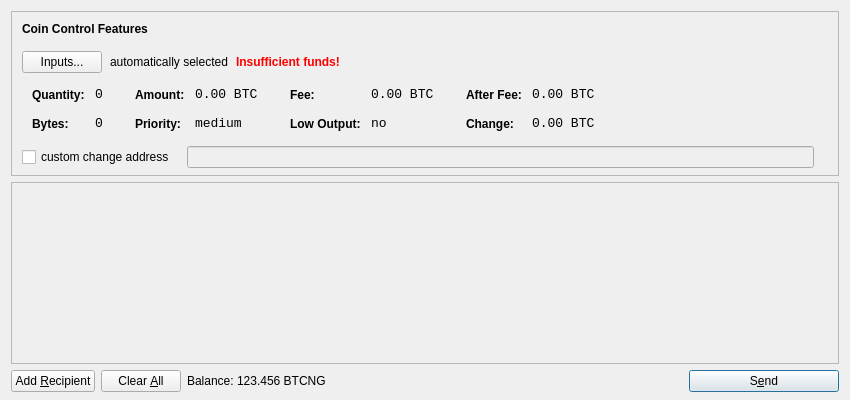
<?xml version="1.0" encoding="UTF-8"?>
<ui version="4.0">
 <class>SendCoinsDialog</class>
 <widget class="QDialog" name="SendCoinsDialog">
  <property name="geometry">
   <rect>
    <x>0</x>
    <y>0</y>
    <width>850</width>
    <height>400</height>
   </rect>
  </property>
  <property name="windowTitle">
   <string>Send Coins</string>
  </property>
  <layout class="QVBoxLayout" name="verticalLayout" stretch="0,1,0">
   <property name="bottomMargin">
    <number>8</number>
   </property>
   <item>
    <widget class="QFrame" name="frameCoinControl">
     <property name="sizePolicy">
      <sizepolicy hsizetype="Expanding" vsizetype="Expanding">
       <horstretch>0</horstretch>
       <verstretch>0</verstretch>
      </sizepolicy>
     </property>
     <property name="maximumSize">
      <size>
       <width>16777215</width>
       <height>16777215</height>
      </size>
     </property>
     <property name="frameShape">
      <enum>QFrame::StyledPanel</enum>
     </property>
     <property name="frameShadow">
      <enum>QFrame::Sunken</enum>
     </property>
     <layout class="QVBoxLayout" name="verticalLayoutCoinControl2">
      <property name="spacing">
       <number>-1</number>
      </property>
      <property name="leftMargin">
       <number>0</number>
      </property>
      <property name="topMargin">
       <number>0</number>
      </property>
      <property name="rightMargin">
       <number>0</number>
      </property>
      <property name="bottomMargin">
       <number>6</number>
      </property>
      <item>
       <layout class="QVBoxLayout" name="verticalLayoutCoinControl" stretch="0,0,0,0,1">
        <property name="spacing">
         <number>0</number>
        </property>
        <property name="leftMargin">
         <number>10</number>
        </property>
        <property name="topMargin">
         <number>10</number>
        </property>
        <item>
         <layout class="QHBoxLayout" name="horizontalLayoutCoinControl1">
          <property name="bottomMargin">
           <number>15</number>
          </property>
          <item>
           <widget class="QLabel" name="labelCoinControlFeatures">
            <property name="sizePolicy">
             <sizepolicy hsizetype="Preferred" vsizetype="Maximum">
              <horstretch>0</horstretch>
              <verstretch>0</verstretch>
             </sizepolicy>
            </property>
            <property name="font">
             <font>
              <weight>75</weight>
              <bold>true</bold>
             </font>
            </property>
            <property name="styleSheet">
             <string notr="true">font-weight:bold;</string>
            </property>
            <property name="text">
             <string>Coin Control Features</string>
            </property>
           </widget>
          </item>
         </layout>
        </item>
        <item>
         <layout class="QHBoxLayout" name="horizontalLayoutCoinControl2" stretch="0,0,0,0">
          <property name="spacing">
           <number>8</number>
          </property>
          <property name="bottomMargin">
           <number>10</number>
          </property>
          <item>
           <widget class="QPushButton" name="pushButtonCoinControl">
            <property name="styleSheet">
             <string notr="true"/>
            </property>
            <property name="text">
             <string>Inputs...</string>
            </property>
           </widget>
          </item>
          <item>
           <widget class="QLabel" name="labelCoinControlAutomaticallySelected">
            <property name="text">
             <string>automatically selected</string>
            </property>
            <property name="margin">
             <number>5</number>
            </property>
           </widget>
          </item>
          <item>
           <widget class="QLabel" name="labelCoinControlInsuffFunds">
            <property name="font">
             <font>
              <weight>75</weight>
              <bold>true</bold>
             </font>
            </property>
            <property name="styleSheet">
             <string notr="true">color:red;font-weight:bold;</string>
            </property>
            <property name="text">
             <string>Insufficient funds!</string>
            </property>
            <property name="margin">
             <number>5</number>
            </property>
           </widget>
          </item>
          <item>
           <spacer name="horizontalSpacerCoinControl">
            <property name="orientation">
             <enum>Qt::Horizontal</enum>
            </property>
            <property name="sizeHint" stdset="0">
             <size>
              <width>40</width>
              <height>1</height>
             </size>
            </property>
           </spacer>
          </item>
         </layout>
        </item>
        <item>
         <widget class="QWidget" name="widgetCoinControl" native="true">
          <property name="sizePolicy">
           <sizepolicy hsizetype="Preferred" vsizetype="Preferred">
            <horstretch>0</horstretch>
            <verstretch>0</verstretch>
           </sizepolicy>
          </property>
          <property name="minimumSize">
           <size>
            <width>0</width>
            <height>0</height>
           </size>
          </property>
          <property name="styleSheet">
           <string notr="true"/>
          </property>
          <layout class="QHBoxLayout" name="horizontalLayoutCoinControl5">
           <property name="margin">
            <number>0</number>
           </property>
           <item>
            <layout class="QHBoxLayout" name="horizontalLayoutCoinControl3" stretch="0,0,0,1">
             <property name="spacing">
              <number>20</number>
             </property>
             <property name="topMargin">
              <number>0</number>
             </property>
             <property name="bottomMargin">
              <number>10</number>
             </property>
             <item>
              <layout class="QFormLayout" name="formLayoutCoinControl1">
               <property name="horizontalSpacing">
                <number>10</number>
               </property>
               <property name="verticalSpacing">
                <number>14</number>
               </property>
               <property name="leftMargin">
                <number>10</number>
               </property>
               <property name="topMargin">
                <number>4</number>
               </property>
               <property name="rightMargin">
                <number>6</number>
               </property>
               <item row="0" column="0">
                <widget class="QLabel" name="labelCoinControlQuantityText">
                 <property name="styleSheet">
                  <string notr="true">font-weight:bold;</string>
                 </property>
                 <property name="text">
                  <string>Quantity:</string>
                 </property>
                 <property name="margin">
                  <number>0</number>
                 </property>
                </widget>
               </item>
               <item row="0" column="1">
                <widget class="QLabel" name="labelCoinControlQuantity">
                 <property name="font">
                  <font>
                   <family>Monospace</family>
                   <pointsize>10</pointsize>
                  </font>
                 </property>
                 <property name="cursor">
                  <cursorShape>IBeamCursor</cursorShape>
                 </property>
                 <property name="contextMenuPolicy">
                  <enum>Qt::ActionsContextMenu</enum>
                 </property>
                 <property name="text">
                  <string notr="true">0</string>
                 </property>
                 <property name="margin">
                  <number>0</number>
                 </property>
                 <property name="textInteractionFlags">
                  <set>Qt::LinksAccessibleByMouse|Qt::TextSelectableByKeyboard|Qt::TextSelectableByMouse</set>
                 </property>
                </widget>
               </item>
               <item row="1" column="0">
                <widget class="QLabel" name="labelCoinControlBytesText">
                 <property name="styleSheet">
                  <string notr="true">font-weight:bold;</string>
                 </property>
                 <property name="text">
                  <string>Bytes:</string>
                 </property>
                </widget>
               </item>
               <item row="1" column="1">
                <widget class="QLabel" name="labelCoinControlBytes">
                 <property name="font">
                  <font>
                   <family>Monospace</family>
                   <pointsize>10</pointsize>
                  </font>
                 </property>
                 <property name="cursor">
                  <cursorShape>IBeamCursor</cursorShape>
                 </property>
                 <property name="contextMenuPolicy">
                  <enum>Qt::ActionsContextMenu</enum>
                 </property>
                 <property name="text">
                  <string notr="true">0</string>
                 </property>
                 <property name="textInteractionFlags">
                  <set>Qt::LinksAccessibleByMouse|Qt::TextSelectableByKeyboard|Qt::TextSelectableByMouse</set>
                 </property>
                </widget>
               </item>
              </layout>
             </item>
             <item>
              <layout class="QFormLayout" name="formLayoutCoinControl2">
               <property name="horizontalSpacing">
                <number>10</number>
               </property>
               <property name="verticalSpacing">
                <number>14</number>
               </property>
               <property name="leftMargin">
                <number>6</number>
               </property>
               <property name="topMargin">
                <number>4</number>
               </property>
               <property name="rightMargin">
                <number>6</number>
               </property>
               <item row="0" column="0">
                <widget class="QLabel" name="labelCoinControlAmountText">
                 <property name="styleSheet">
                  <string notr="true">font-weight:bold;</string>
                 </property>
                 <property name="text">
                  <string>Amount:</string>
                 </property>
                 <property name="margin">
                  <number>0</number>
                 </property>
                </widget>
               </item>
               <item row="0" column="1">
                <widget class="QLabel" name="labelCoinControlAmount">
                 <property name="font">
                  <font>
                   <family>Monospace</family>
                   <pointsize>10</pointsize>
                  </font>
                 </property>
                 <property name="cursor">
                  <cursorShape>IBeamCursor</cursorShape>
                 </property>
                 <property name="contextMenuPolicy">
                  <enum>Qt::ActionsContextMenu</enum>
                 </property>
                 <property name="text">
                  <string notr="true">0.00 BTC</string>
                 </property>
                 <property name="textInteractionFlags">
                  <set>Qt::LinksAccessibleByMouse|Qt::TextSelectableByKeyboard|Qt::TextSelectableByMouse</set>
                 </property>
                </widget>
               </item>
               <item row="1" column="0">
                <widget class="QLabel" name="labelCoinControlPriorityText">
                 <property name="styleSheet">
                  <string notr="true">font-weight:bold;</string>
                 </property>
                 <property name="text">
                  <string>Priority:</string>
                 </property>
                </widget>
               </item>
               <item row="1" column="1">
                <widget class="QLabel" name="labelCoinControlPriority">
                 <property name="font">
                  <font>
                   <family>Monospace</family>
                   <pointsize>10</pointsize>
                  </font>
                 </property>
                 <property name="cursor">
                  <cursorShape>IBeamCursor</cursorShape>
                 </property>
                 <property name="contextMenuPolicy">
                  <enum>Qt::ActionsContextMenu</enum>
                 </property>
                 <property name="text">
                  <string>medium</string>
                 </property>
                 <property name="textInteractionFlags">
                  <set>Qt::LinksAccessibleByMouse|Qt::TextSelectableByKeyboard|Qt::TextSelectableByMouse</set>
                 </property>
                </widget>
               </item>
              </layout>
             </item>
             <item>
              <layout class="QFormLayout" name="formLayoutCoinControl3">
               <property name="horizontalSpacing">
                <number>10</number>
               </property>
               <property name="verticalSpacing">
                <number>14</number>
               </property>
               <property name="leftMargin">
                <number>6</number>
               </property>
               <property name="topMargin">
                <number>4</number>
               </property>
               <property name="rightMargin">
                <number>6</number>
               </property>
               <item row="0" column="0">
                <widget class="QLabel" name="labelCoinControlFeeText">
                 <property name="styleSheet">
                  <string notr="true">font-weight:bold;</string>
                 </property>
                 <property name="text">
                  <string>Fee:</string>
                 </property>
                 <property name="margin">
                  <number>0</number>
                 </property>
                </widget>
               </item>
               <item row="0" column="1">
                <widget class="QLabel" name="labelCoinControlFee">
                 <property name="font">
                  <font>
                   <family>Monospace</family>
                   <pointsize>10</pointsize>
                  </font>
                 </property>
                 <property name="cursor">
                  <cursorShape>IBeamCursor</cursorShape>
                 </property>
                 <property name="contextMenuPolicy">
                  <enum>Qt::ActionsContextMenu</enum>
                 </property>
                 <property name="text">
                  <string notr="true">0.00 BTC</string>
                 </property>
                 <property name="textInteractionFlags">
                  <set>Qt::LinksAccessibleByMouse|Qt::TextSelectableByKeyboard|Qt::TextSelectableByMouse</set>
                 </property>
                </widget>
               </item>
               <item row="1" column="0">
                <widget class="QLabel" name="labelCoinControlLowOutputText">
                 <property name="styleSheet">
                  <string notr="true">font-weight:bold;</string>
                 </property>
                 <property name="text">
                  <string>Low Output:</string>
                 </property>
                </widget>
               </item>
               <item row="1" column="1">
                <widget class="QLabel" name="labelCoinControlLowOutput">
                 <property name="font">
                  <font>
                   <family>Monospace</family>
                   <pointsize>10</pointsize>
                  </font>
                 </property>
                 <property name="cursor">
                  <cursorShape>IBeamCursor</cursorShape>
                 </property>
                 <property name="contextMenuPolicy">
                  <enum>Qt::ActionsContextMenu</enum>
                 </property>
                 <property name="text">
                  <string>no</string>
                 </property>
                 <property name="textInteractionFlags">
                  <set>Qt::LinksAccessibleByMouse|Qt::TextSelectableByKeyboard|Qt::TextSelectableByMouse</set>
                 </property>
                </widget>
               </item>
              </layout>
             </item>
             <item>
              <layout class="QFormLayout" name="formLayoutCoinControl4">
               <property name="horizontalSpacing">
                <number>10</number>
               </property>
               <property name="verticalSpacing">
                <number>14</number>
               </property>
               <property name="leftMargin">
                <number>6</number>
               </property>
               <property name="topMargin">
                <number>4</number>
               </property>
               <property name="rightMargin">
                <number>6</number>
               </property>
               <item row="0" column="0">
                <widget class="QLabel" name="labelCoinControlAfterFeeText">
                 <property name="styleSheet">
                  <string notr="true">font-weight:bold;</string>
                 </property>
                 <property name="text">
                  <string>After Fee:</string>
                 </property>
                 <property name="margin">
                  <number>0</number>
                 </property>
                </widget>
               </item>
               <item row="0" column="1">
                <widget class="QLabel" name="labelCoinControlAfterFee">
                 <property name="font">
                  <font>
                   <family>Monospace</family>
                   <pointsize>10</pointsize>
                  </font>
                 </property>
                 <property name="cursor">
                  <cursorShape>IBeamCursor</cursorShape>
                 </property>
                 <property name="contextMenuPolicy">
                  <enum>Qt::ActionsContextMenu</enum>
                 </property>
                 <property name="text">
                  <string notr="true">0.00 BTC</string>
                 </property>
                 <property name="textInteractionFlags">
                  <set>Qt::LinksAccessibleByMouse|Qt::TextSelectableByKeyboard|Qt::TextSelectableByMouse</set>
                 </property>
                </widget>
               </item>
               <item row="1" column="0">
                <widget class="QLabel" name="labelCoinControlChangeText">
                 <property name="styleSheet">
                  <string notr="true">font-weight:bold;</string>
                 </property>
                 <property name="text">
                  <string>Change:</string>
                 </property>
                </widget>
               </item>
               <item row="1" column="1">
                <widget class="QLabel" name="labelCoinControlChange">
                 <property name="font">
                  <font>
                   <family>Monospace</family>
                   <pointsize>10</pointsize>
                  </font>
                 </property>
                 <property name="cursor">
                  <cursorShape>IBeamCursor</cursorShape>
                 </property>
                 <property name="contextMenuPolicy">
                  <enum>Qt::ActionsContextMenu</enum>
                 </property>
                 <property name="text">
                  <string notr="true">0.00 BTC</string>
                 </property>
                 <property name="textInteractionFlags">
                  <set>Qt::LinksAccessibleByMouse|Qt::TextSelectableByKeyboard|Qt::TextSelectableByMouse</set>
                 </property>
                </widget>
               </item>
              </layout>
             </item>
            </layout>
           </item>
          </layout>
         </widget>
        </item>
        <item>
         <layout class="QHBoxLayout" name="horizontalLayoutCoinControl4" stretch="0,0,0">
          <property name="spacing">
           <number>12</number>
          </property>
          <property name="sizeConstraint">
           <enum>QLayout::SetDefaultConstraint</enum>
          </property>
          <property name="topMargin">
           <number>5</number>
          </property>
          <property name="rightMargin">
           <number>5</number>
          </property>
          <item>
           <widget class="QCheckBox" name="checkBoxCoinControlChange">
            <property name="text">
             <string>custom change address</string>
            </property>
           </widget>
          </item>
          <item>
           <widget class="QLineEdit" name="lineEditCoinControlChange">
            <property name="enabled">
             <bool>false</bool>
            </property>
            <property name="sizePolicy">
             <sizepolicy hsizetype="Expanding" vsizetype="Fixed">
              <horstretch>0</horstretch>
              <verstretch>0</verstretch>
             </sizepolicy>
            </property>
           </widget>
          </item>
          <item>
           <widget class="QLabel" name="labelCoinControlChangeLabel">
            <property name="sizePolicy">
             <sizepolicy hsizetype="Preferred" vsizetype="Expanding">
              <horstretch>0</horstretch>
              <verstretch>0</verstretch>
             </sizepolicy>
            </property>
            <property name="minimumSize">
             <size>
              <width>0</width>
              <height>0</height>
             </size>
            </property>
            <property name="text">
             <string/>
            </property>
            <property name="margin">
             <number>3</number>
            </property>
           </widget>
          </item>
         </layout>
        </item>
        <item>
         <spacer name="verticalSpacerCoinControl">
          <property name="orientation">
           <enum>Qt::Vertical</enum>
          </property>
          <property name="sizeHint" stdset="0">
           <size>
            <width>800</width>
            <height>1</height>
           </size>
          </property>
         </spacer>
        </item>
       </layout>
      </item>
     </layout>
    </widget>
   </item>
   <item>
    <widget class="QScrollArea" name="scrollArea">
     <property name="widgetResizable">
      <bool>true</bool>
     </property>
     <widget class="QWidget" name="scrollAreaWidgetContents">
      <property name="geometry">
       <rect>
        <x>0</x>
        <y>0</y>
        <width>830</width>
        <height>165</height>
       </rect>
      </property>
      <layout class="QVBoxLayout" name="verticalLayout_2">
       <property name="margin">
        <number>0</number>
       </property>
       <item>
        <layout class="QVBoxLayout" name="entries">
         <property name="spacing">
          <number>6</number>
         </property>
        </layout>
       </item>
       <item>
        <spacer name="verticalSpacer">
         <property name="orientation">
          <enum>Qt::Vertical</enum>
         </property>
         <property name="sizeHint" stdset="0">
          <size>
           <width>20</width>
           <height>40</height>
          </size>
         </property>
        </spacer>
       </item>
      </layout>
     </widget>
    </widget>
   </item>
   <item>
    <layout class="QHBoxLayout" name="horizontalLayout">
     <item>
      <widget class="QPushButton" name="addButton">
       <property name="toolTip">
        <string>Send to multiple recipients at once</string>
       </property>
       <property name="text">
        <string>Add &amp;Recipient</string>
       </property>
       <property name="icon">
        <iconset resource="../bitcoin.qrc">
         <normaloff>:/icons/add</normaloff>:/icons/add</iconset>
       </property>
       <property name="autoDefault">
        <bool>false</bool>
       </property>
      </widget>
     </item>
     <item>
      <widget class="QPushButton" name="clearButton">
       <property name="sizePolicy">
        <sizepolicy hsizetype="Minimum" vsizetype="Fixed">
         <horstretch>0</horstretch>
         <verstretch>0</verstretch>
        </sizepolicy>
       </property>
       <property name="toolTip">
        <string>Remove all transaction fields</string>
       </property>
       <property name="text">
        <string>Clear &amp;All</string>
       </property>
       <property name="icon">
        <iconset resource="../bitcoin.qrc">
         <normaloff>:/icons/remove</normaloff>:/icons/remove</iconset>
       </property>
       <property name="autoRepeatDelay">
        <number>300</number>
       </property>
       <property name="autoDefault">
        <bool>false</bool>
       </property>
      </widget>
     </item>
     <item>
      <layout class="QHBoxLayout" name="horizontalLayout_2">
       <property name="spacing">
        <number>3</number>
       </property>
       <item>
        <widget class="QLabel" name="label">
         <property name="text">
          <string>Balance:</string>
         </property>
        </widget>
       </item>
       <item>
        <widget class="QLabel" name="labelBalance">
         <property name="cursor">
          <cursorShape>IBeamCursor</cursorShape>
         </property>
         <property name="text">
          <string>123.456 BTCNG</string>
         </property>
         <property name="textInteractionFlags">
          <set>Qt::LinksAccessibleByMouse|Qt::TextSelectableByKeyboard|Qt::TextSelectableByMouse</set>
         </property>
        </widget>
       </item>
      </layout>
     </item>
     <item>
      <spacer name="horizontalSpacer">
       <property name="orientation">
        <enum>Qt::Horizontal</enum>
       </property>
       <property name="sizeHint" stdset="0">
        <size>
         <width>40</width>
         <height>20</height>
        </size>
       </property>
      </spacer>
     </item>
     <item>
      <widget class="QPushButton" name="sendButton">
       <property name="minimumSize">
        <size>
         <width>150</width>
         <height>0</height>
        </size>
       </property>
       <property name="toolTip">
        <string>Confirm the send action</string>
       </property>
       <property name="text">
        <string>S&amp;end</string>
       </property>
       <property name="icon">
        <iconset resource="../bitcoin.qrc">
         <normaloff>:/icons/send</normaloff>:/icons/send</iconset>
       </property>
       <property name="default">
        <bool>true</bool>
       </property>
      </widget>
     </item>
    </layout>
   </item>
  </layout>
 </widget>
 <resources>
  <include location="../bitcoin.qrc"/>
 </resources>
 <connections/>
</ui>
